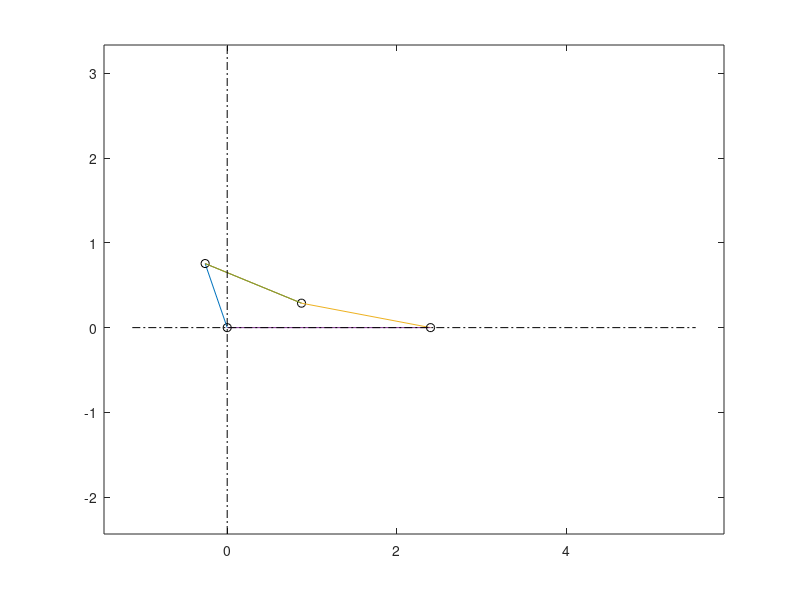

MATLAB code to generate this figure:
close all
clear all
clc

%inputs

a=0.8; %link 2
b=1.23; %link 3
c=1.55; %link 4
d=2.4; %link 1	
theta_2_input = 45;
omega_2_input = -15;
alpha_2_input = -10;
    
% ---------------------------------------------------------------------------
% Grashof Condition
links = [a b c d];
S = min(links);
L = max(links);
sum_SL = S+L;
sum_PQ = sum(links)-sum_SL;

if sum_SL < sum_PQ
    disp('Grashof Linkage');
elseif sum_SL > sum_PQ 
    disp('Non-Grashof Linkage');
    arg1 = ((a^2+d^2-b^2-c^2)/(2*a*d))+((b*c)/(a*d));
    arg2 = ((a^2+d^2-b^2-c^2)/(2*a*d))-((b*c)/(a*d));
    if arg1 < 1 && arg1 > -1;
        theta_toggle = acos(arg1);
    else
        theta_toggle = acos(arg2);
    end
    theta_toggle_d = theta_toggle*(180/pi);
    %theta_2_input = -theta_toggle_d;
elseif sum_SL == sum_PQ
    disp('Special Case Grashof');
end

%-------------------------------------------------------------------------------
   
delta_theta_2=2;									%Increment of crank angle in degrees. 
delta_theta_2=delta_theta_2*pi/180;			%Increment of crank angle converted to radians.
n=2*pi/delta_theta_2;							%Total number of animation intervals in a 
														% complete revolution.
	%Decreases delta_theta to get a smoother animation. 
   %Increases delta_theta to 360 degrees (so that n=1) for a quick calculation at 
   %	one position with no animation. This will be useful for checking HW results.    
% ----------------------------------------------------------------------------
theta=zeros(4,n+1);					%Initializes matrices.  
omega=zeros(4,n+1);					 
alpha=zeros(4,n+1);					
transmission_angle=zeros(1,n+1);
theta1=0;
theta(1,1)=theta1;
% ----------------------------------------------------------------------------
%The first index of the matrix, from 1 to 4, denotes the link number, and the 
%	corresponding elements are theta_1, omega_2, etc.
%The second index of the matrix, from 1 to n+1, denotes the iteration number in a 
%	motion simulation. 
%For example, theta(2,1) denotes the initial joint angle of theta_2.
%The maximum number of iteration is n+1 so that the link returns to the original 
%	position. 
% ----------------------------------------------------------------------------
delta = 0;                          %angle between link 3 and coupler point?
delta_3=delta;					    %Coupler point angle in degrees. 
delta_3=delta_3*pi/180;				%Coupler point angle converted to radians.
p1=b;
p=p1;							    %Distance from point A to the coupler point...equal to length of link 3 for fourbar mechanism?
% ----------------------------------------------------------------------------
theta(2,1)=theta_2_input;			%Initial joint angle theta_2 in degrees 
	%Modify this angle to get a new inital linkage position
theta(2,1)=theta(2,1)*pi/180; 	%Initial joint angle theta_2 converted to radians
omega(2,1)= omega_2_input;		       		%Initial angular velocity in rad/s
%Note that data given in HW is already in rad/s. No need for conversion.
alpha(2,1)= alpha_2_input;                %Initial angular acceleration in rad/s^2
% ----------------------------------------------------------------------------
wflag=1; 					%Initializes the flag of linkage existance. 
i=1;							%Initializes the counter of while loop for motion simulation.
% ----------------------------------------------------------------------------
%Checks if the linkage is beyond its limits or lengths are not permissible for a 4bar     
% ----------------------------------------------------------------------------
K1=d/a;									%Eq. (4.8a)
K4=d/b;
K5=(c^2-d^2-a^2-b^2)/(2*a*b); 	%Eq. (4.11a)
											%Make sure to have parentheses in the denominator.
D=cos(theta(2,i))-K1+K4*cos(theta(2,i))+K5;	%Preceding Eq. (4.13)
E=-2*sin(theta(2,i));
F=K1+(K4-1)*cos(theta(2,i))+K5;
if (E^2-4.*D*F<0) 									% No solution for theta_3 in Eq. (4.13).
   wflag=0;
   	% If wflag=0, The linkage is beyond its limits, or the lengths 
      %		are not permissible for a 4bar. 
      % For example, if a^2+d^2+2a*d*cos(theta_2) > (b+c)^2,
      %		the fourbar_export linkage can not be constructed.
      % At the motion limit, the fourbar_export becomes a triagle, as shown in 
      %		Figure 4.16.  If the crank is over the limit, the law of cosine will not 
      %		be valid, and the fourbar_export can not be connected.
end 
% ----------------------------------------------------------------------------
%Perform position, velocity, and acceleration analyses during motion (while loop). 
%If wflag=0, there is no need to set the linkage in motion in the following while loop.
% ----------------------------------------------------------------------------
while wflag==1     
   	%Note that "==" is a relational operator to return logical true or false.  
 		%If linkage is permissible (wflag==1), the while loop proceeds.       
% ----------------------------------------------------------------------------
%Position Analysis
% ----------------------------------------------------------------------------
theta(3,i)=2*atan((-E+sqrt(E^2-4.*D*F))/(2*D)); 				%Eq. (4.13)
	% Open configuration 
	% For crossed configuration, change the sign before sqrt. 
    % - = open; + = closed
K2=d/c;
K3=(a^2-b^2+c^2+d^2)/(2*a*c);
A=cos(theta(2,i))-K1-K2*cos(theta(2,i))+K3;
B=-2*sin(theta(2,i));
C=K1-(K2+1)*cos(theta(2,i))+K3;
theta(4,i)=2*atan((-B+sqrt(B^2-4.*A*C))/(2*A));					%Eq. (4.10)  
% ----------------------------------------------------------------------------
transmission_angle(i)=abs(theta(3,i)-theta(4,i));

if (transmission_angle(i)>pi)
transmission_angle(i)=2*pi-transmission_angle(i);
end
if (transmission_angle(i)>pi/2)
transmission_angle(i)=pi-transmission_angle(i);
end
transmission_angle(i)=transmission_angle(i)*180/pi;
%
if (i == 1)
    transmission_max = transmission_angle(1);
    transmission_min = transmission_angle(1);  
end
transmission_max = max(transmission_max, transmission_angle(i));
transmission_min = min(transmission_min, transmission_angle(i));

% set(handles.max_button,'String',transmission_max)
% set(handles.min_button,'String',transmission_min)

% ----------------------------------------------------------------------------
%Velocity Analysis
% ----------------------------------------------------------------------------
omega(3,i)=a*omega(2,i)*(sin(theta(4,i)-theta(2,i)))/(b*(sin(theta(3,i)...
  -theta(4,i))));														%Eq. (6.18a)
omega(4,i)=a*omega(2,i)*(sin(theta(2,i)-theta(3,i)))/(c*(sin(theta(4,i)...
  -theta(3,i))));														%Eq. (6.18b)
																% "..." means continuation
VA =a*omega(2,i)*(-sin(theta(2,i))+j*cos(theta(2,i)));		%Eq. (6.19a)
VB =c*omega(4,i)*(-sin(theta(4,i))+j*cos(theta(4,i)));		%Eq. (6.19c)
	%	Note that VA and VB are complex numbers.
%VA = velocity point A w/r/t origin..aka point that connects links 2 and 3
%VB = velocity point B w/r/t origin..aka point that connects links 3 and 4...aka
%coupler point
%VA+VBA-VB = 0
VBA = VB-VA;
% ----------------------------------------------------------------------------
%Acceleration Analysis
% ----------------------------------------------------------------------------
A=c*sin(theta(4,i));														%Eq. (7.12c)
B=b*sin(theta(3,i));												
C=a*alpha(2,i)*sin(theta(2,i))+a*(omega(2,i)^2)*cos(theta(2,i))...
	+b*omega(3,i)^2*cos(theta(3,i))-c*omega(4,i)^2*cos(theta(4,i));
D=c*cos(theta(4,i));
E=b*cos(theta(3,i));
F=a*alpha(2,i)*cos(theta(2,i))-a*omega(2,i)^2*sin(theta(2,i))...
	-b*omega(3,i)^2*sin(theta(3,i))+c*omega(4,i)^2*sin(theta(4,i));
alpha(3,i)= (C*D-A*F)/(A*E-B*D);										%Eq. (7.12a)
alpha(4,i)= (C*E-B*F)/(A*E-B*D);	%Eq. (7.12b)
%acceleration of point A...aka point that connects links 2 and 3
AA=a*alpha(2,1)*(-sin(theta(2,i))+j*cos(theta(2,i)))...
	-a*omega(2,i)^2*(cos(theta(2,i))+j*sin(theta(2,i)));		%Eq. (7.13a)
%acceleration of point B...aka point that connects links 3 and 4...aka
%coupler point
AB=c*alpha(4,i)*(-sin(theta(4,i))+j*cos(theta(4,i)))...
	-c*omega(4,i)^2*(cos(theta(4,i))+j*sin(theta(4,i)));		%Eq. (7.13c)
%A_A+A_BA-A_B = 0
ABA = AB-AA;
% ----------------------------------------------------------------------------
i=i+1;		%Increses the counter to continue the while loop.
%Checks if the linkage completes a cycle. 
% ----------------------------------------------------------------------------
if (i>n+1)				%The linkage completes a cycle. 
     wflag=0;			%Signals the flag to end the while loop.
else
% ----------------------------------------------------------------------------
% Calculate theta_2, omega_2, and alpha_2 for the next position. 
% ----------------------------------------------------------------------------
omega(2,i)=omega(2,i-1); 												%Constant omega
theta(2,i)=theta(2,i-1)+delta_theta_2;								%Increases theta_2
%Alternative codes
%theta(2,i)=theta(2,1)+omega(2,1)*(delta_time*i)				%Constant omega	
%delta_theta_2=omega(2,i-1)*delta_time								%Constant omega
% Note that delta_time is not used in this program. However, delta_time is useful
%	if the results need to be compared with those from Working Model files.
% ----------------------------------------------------------------------------
%alpha(2,i)=alpha(2,i-1); 												%Constant alpha
%omega(2,i)=omega(2,i-1)+alpha(2,i-1); 							%Constant alpha
%theta(2,i)=theta(2,1)+.5*alpha(2,1)*(delta_time*i)^2			%Constant alpha
%To toggle between these two options, constant velocity or constant acceleration, 
% comment out the constant omega motion and un-comment constant angular alpha motion 
% ----------------------------------------------------------------------------
%Checks if the linkage is beyond its limits with the new theta_2.
% ----------------------------------------------------------------------------
D=cos(theta(2,i))-K1+K4*cos(theta(2,i))+K5;
E=-2*sin(theta(2,i));
F=K1+(K4-1)*cos(theta(2,i))+K5;
% if theta_2_input == theta_toggle
% 
if theta(2,1) == theta_toggle_d;
    wflag = 0;
end
if(E^2-4.*D*F<0)
    wflag = 0;
end
    
% 	if  (E^2-4.*D*F<0)				%The linkage reaches its moton limits.
%   		 wflag=0;						%Signal the flag to end the while loop.
% 	end 									%End if
% ----------------------------------------------------------------------------
end 		%End if
end		%End while 

% ----------------------------------------------------------------------------
% <<<<<<<<<<<<<<<<<<<<<<<<<<<<<<<<<<<<<<>>>>>>>>>>>>>>>>>>>>>>>>>>>>>>>>>>>>>>
%The following section is for animation.
% ----------------------------------------------------------------------------
XC=[];YC=[];
I13X=[];I13Y=[];I24X=[];I24Y=[];
%output=menu('Simulation Options','4bar simulation','4bar simulation with coupler curve','4bar simulation with instant centers','4bar simulation with fixed centrode');
for k=1:i-1						%"for loop" to animate linkage motion. 
	%Animation stops before the linkage reaches its moton limits or a complete cycle.   
% ----------------------------------------------------------------------------
%Calculates the coordinates of joints and the coupler point
%	based on vector equation with nomenclature in Figure 4-7.
% ----------------------------------------------------------------------------
xo2=0;									%Coordinates of point O2
yo2=0;
xo4=xo2+d*cos(theta(1,1));			%Coordinates of point O4
yo4=yo2+d*sin(theta(1,1));	
	%theta(1,k) is 0 in all HW problems.
xa=xo2+a*cos(theta(2,k));			%Coordinates of point A
ya=yo2+a*sin(theta(2,k));
xb=xa+b*cos(theta(3,k));			%Coordinates of point B
yb=ya+b*sin(theta(3,k));	
	%theta(3,k) is calculated in the position analysis section.
%Alternative codes
%xb=xo4+c*cos(theta(4,k));			%Coordinates of point B
%yb=yo4+c*sin(theta(4,k));	
xc=xa+p*cos(theta(3,k)+delta_3);	%Coordinates of coupler point 
yc=ya+p*sin(theta(3,k)+delta_3);	   
% ----------------------------------------------------------------------------
%Creates the lines representing binary links and sides of the coupler link 
% connected to the coupler point.
% ----------------------------------------------------------------------------
x_link2=[xo2 xa];			%Line of link 2
y_link2=[yo2 ya];
x_link3=[xa xb];			%Line of link 3
y_link3=[ya yb];
x_link4=[xb xo4];			%Line of link 4
y_link4=[yb yo4];
x_link1=[xo4 xo2];		%Line of link 1
y_link1=[yo4 yo2];
x_c1=[xa xc];				%Line of coupler_link side 1
y_c1=[ya yc];
x_c2=[xb xc];				%Line of coupler_link side 2
y_c2=[yb yc];
XC=[XC,xc];
YC=[YC,yc];
% ----------------------------------------------------------------------------
% Calculate the coordinate of instant centers
% ----------------------------------------------------------------------------
I13x=[xb*(yb-yo4)*(xa-xo2)-xa*(ya-yo2)*(xb-xo4)+(ya-yb)*(xb-xo4)*(xa-xo2)]/[(yb-yo4)*(xa-xo2)-(ya-yo2)*(xb-xo4)];
I13y=[yb*(xb-xo4)*(ya-yo2)-ya*(xa-xo2)*(yb-yo4)+(xa-xb)*(yb-yo4)*(ya-yo2)]/[(xb-xo4)*(ya-yo2)-(xa-xo2)*(yb-yo4)];
I24x=[xb*(yb-ya)*(xo4-xo2)-xo4*(yo4-yo2)*(xb-xa)+(yo4-yb)*(xb-xa)*(xo4-xo2)]/[(yb-ya)*(xo4-xo2)-(yo4-yo2)*(xb-xa)];
I24y=[yb*(xb-xa)*(yo4-yo2)-yo4*(xo4-xo2)*(yb-ya)+(xo4-xb)*(yb-ya)*(yo4-yo2)]/[(xb-xa)*(yo4-yo2)-(xo4-xo2)*(yb-ya)];
I13X=[I13X,I13x];
I13Y=[I13Y,I13y];
I24X=[I24X,I24x];
I24Y=[I24Y,I24y];

% val = get(h,'Value');
% switch val
% case 2 
    % --------------------------------------------------------------------
% a1= str2double(get(handles.edit_a, 'String'));
% b1= str2double(get(handles.edit_b, 'String'));
% c1= str2double(get(handles.edit_c, 'String'));
% d1= str2double(get(handles.edit_d, 'String'));
% %theta1= str2double(get(handles.theta_1_button, 'String'));
% theta2= str2double(get(handles.edit_theta2, 'String'));
% delta= str2double(get(handles.edit_delta3, 'String'));
% p1= str2double(get(handles.edit_p, 'String'));

plot(xo2,yo2,'-.ko',x_link2,y_link2,xa,ya,'-.ko',x_link3,y_link3,xb,yb,'-.ko',x_link4,y_link4,xo4,yo4,'-.ko',x_link1,y_link1,x_c1,y_c1,x_c2,y_c2)
hold on;
xmin=(xo2-a);
xmax=(xo4+c);
ymin=max(yo2-a, yo4-c)-p1*cos(delta*pi/180);
ymax=max(yo2+a, yo4+c)+p1*cos(delta*pi/180);
% axis([xmin  xmax ymin ymax]*1.5)	
axis equal      
plot([xmin  xmax ]*1.4,[0 0], '-.k', [0 0],[ymin ymax]*1.2,'-.k')
hold off;
% case 3 % instant centers
%     
%  a1= str2double(get(handles.edit_a, 'String'));
% b1= str2double(get(handles.edit_b, 'String'));
% c1= str2double(get(handles.edit_c, 'String'));
% d1= str2double(get(handles.edit_d, 'String'));
% %theta1= str2double(get(handles.theta_1_button, 'String'));
% theta2= str2double(get(handles.edit_theta2, 'String'));
% delta= str2double(get(handles.edit_delta3, 'String'));
% p1= str2double(get(handles.edit_p, 'String'));
% 
% plot(xo2,yo2,'-.ko',x_link2,y_link2,xa,ya,'-.ko',x_link3,y_link3,xb,yb,'-.ko',x_link4,y_link4,xo4,yo4,'-.ko',x_link1,y_link1, I13x,I13y,'o', I24x,I24y,'o')
%       axis([xo2-a-2 xo4+c+2 yo2-a-2 yo2-a-2+(xo4+c-xo2+a+4)]*2)	
% 
% 
% 
% case 4 % coupler curve
% a1= str2double(get(handles.edit_a, 'String'));
% b1= str2double(get(handles.edit_b, 'String'));
% c1= str2double(get(handles.edit_c, 'String'));
% d1= str2double(get(handles.edit_d, 'String'));
% %theta1= str2double(get(handles.theta_1_button, 'String'));
% theta2= str2double(get(handles.edit_theta2, 'String'));
% delta= str2double(get(handles.edit_delta3, 'String'));
% p1= str2double(get(handles.edit_p, 'String'));
% 
% plot(xo2,yo2,'-.ko',x_link2,y_link2,xa,ya,'-.ko',x_link3,y_link3,xb,yb,'-.ko',x_link4,y_link4,xo4,yo4,'-.ko',x_link1,y_link1,x_c1,y_c1,x_c2,y_c2, xc,yc,'o', XC,YC)
%       axis([xo2-a-2 xo4+c+2 yo2-a-2 yo2-a-2+(xo4+c-xo2+a+4)]*2)	
% 
% case 5 % fixed centrode
% a1= str2double(get(handles.edit_a, 'String'));
% b1= str2double(get(handles.edit_b, 'String'));
% c1= str2double(get(handles.edit_c, 'String'));
% d1= str2double(get(handles.edit_d, 'String'));
% %theta1= str2double(get(handles.theta_1_button, 'String'));
% theta2= str2double(get(handles.edit_theta2, 'String'));
% delta= str2double(get(handles.edit_delta3, 'String'));
% p1= str2double(get(handles.edit_p, 'String'));
% 
% plot(xo2,yo2,'-.ko',x_link2,y_link2,xa,ya,'-.ko',x_link3,y_link3,xb,yb,'-.ko',x_link4,y_link4,xo4,yo4,'-.ko',x_link1,y_link1, I13x,I13y,'o', I13X,I13Y)
%       axis([xo2-a-2 xo4+c+2 yo2-a-2 yo2-a-2+(xo4+c-xo2+a+4)]*2)	
% 
% 

% end

% guidata(h,handles)

% axis([xo2-a-2 xo4+c+2 yo2-a-2 yo2-a-2+(xo4+c-xo2+a+4)]*2)	
   %axis([xmin xmax ymin ymax])
	% Automatically adjusts the range of axes to show the whole linkage in the screen 
	%   when a new linkage is created.
   % This is accomplised by making the width (xmax-xmin) equal to the height (ymax-ymin)  
   %  for proper aspect ratio.
% axis off 					%Turns off all axis lines, tick marks, and labels.
drawnow; 					%Completes pending drawing events and updates the Figure window
end 							%end "for loop"
% ----------------------------------------------------------------------------
theta=theta.*180/pi;			%Converts radians to degrees for output.




% % --- Executes on button press in pushbutton_instant_centers.
% function pushbutton_instant_centers_Callback(hObject, eventdata, handles)
% % hObject    handle to pushbutton_instant_centers (see GCBO)
% % eventdata  reserved - to be defined in a future version of MATLAB
% % handles    structure with handles and user data (see GUIDATA)
% 
% a1= str2double(get(handles.edit_a, 'String'));
% b1= str2double(get(handles.edit_b, 'String'));
% c1= str2double(get(handles.edit_c, 'String'));
% d1= str2double(get(handles.edit_d, 'String'));
% % theta1= str2double(get(handles.theta_1_button, 'String'));
% theta1= 0;
% theta2= str2double(get(handles.edit_theta2, 'String'));
% delta= str2double(get(handles.edit_delta3, 'String'));
% p1= str2double(get(handles.edit_p, 'String'));
